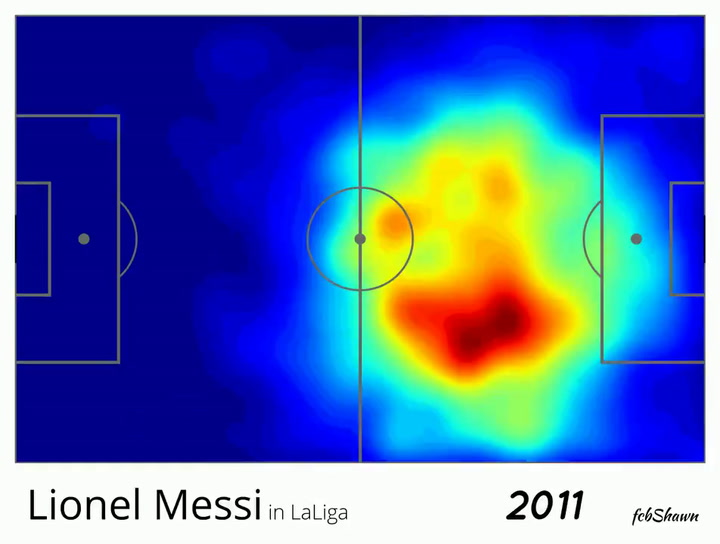
#> input picture visualization/cancha.jpg, 720 x 544 px
$ python visualization.py
#> lines starting #> are read from the running program, lines starting #| are printed output that depends on the picture
import cv2
import numpy as np
import matplotlib.pyplot as plt
import pandas as pd
##First CROP
img_raw=cv2.imread("cancha.jpg")
#> img_raw is the input picture: shape (544, 720, 3); mean B, G, R 176.7, 110.9, 84.7
img_raw = cv2.resize(img_raw, (416, 416))
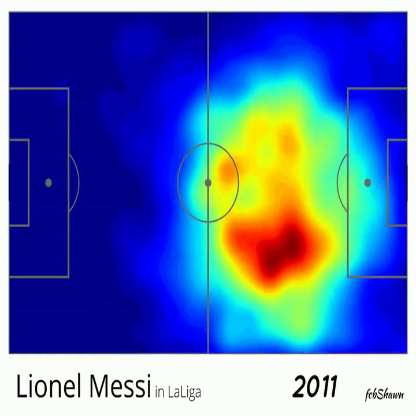
#> img_raw: shape (416, 416, 3); mean B, G, R 176.6, 110.9, 84.7
#> (the run stopped early here; a loop or call above may not have finished)
